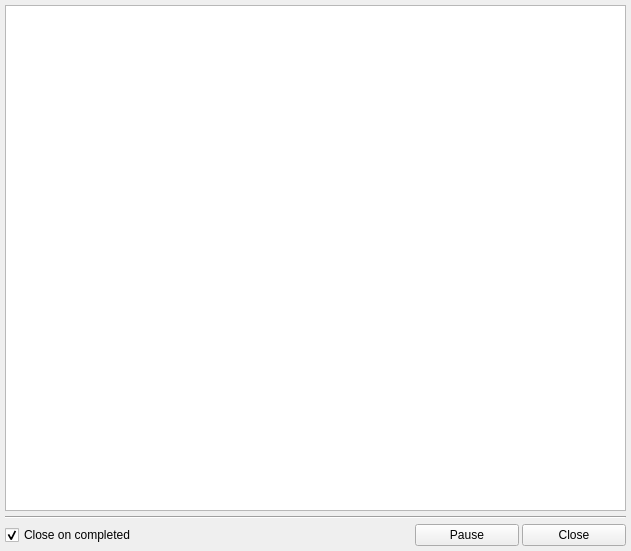
<?xml version="1.0" encoding="UTF-8"?>
<ui version="4.0">
 <class>StdWatcher</class>
 <widget class="QWidget" name="StdWatcher">
  <property name="geometry">
   <rect>
    <x>0</x>
    <y>0</y>
    <width>631</width>
    <height>551</height>
   </rect>
  </property>
  <property name="windowTitle">
   <string>StdWatcher</string>
  </property>
  <layout class="QVBoxLayout" name="verticalLayout">
   <property name="spacing">
    <number>5</number>
   </property>
   <property name="leftMargin">
    <number>5</number>
   </property>
   <property name="topMargin">
    <number>5</number>
   </property>
   <property name="rightMargin">
    <number>5</number>
   </property>
   <property name="bottomMargin">
    <number>5</number>
   </property>
   <item>
    <widget class="QPlainTextEdit" name="logView">
     <property name="font">
      <font>
       <family>Consolas</family>
      </font>
     </property>
     <property name="contextMenuPolicy">
      <enum>Qt::CustomContextMenu</enum>
     </property>
    </widget>
   </item>
   <item>
    <widget class="QFrame" name="frame">
     <property name="frameShape">
      <enum>QFrame::HLine</enum>
     </property>
     <property name="frameShadow">
      <enum>QFrame::Sunken</enum>
     </property>
    </widget>
   </item>
   <item>
    <widget class="QWidget" name="widgetButton" native="true">
     <layout class="QHBoxLayout" name="horizontalLayout_2">
      <property name="spacing">
       <number>3</number>
      </property>
      <property name="leftMargin">
       <number>0</number>
      </property>
      <property name="topMargin">
       <number>0</number>
      </property>
      <property name="rightMargin">
       <number>0</number>
      </property>
      <property name="bottomMargin">
       <number>0</number>
      </property>
      <item>
       <widget class="QCheckBox" name="checkBoxExitCompleted">
        <property name="text">
         <string>Close on completed</string>
        </property>
        <property name="checked">
         <bool>true</bool>
        </property>
       </widget>
      </item>
      <item>
       <spacer name="horizontalSpacer">
        <property name="orientation">
         <enum>Qt::Horizontal</enum>
        </property>
        <property name="sizeHint" stdset="0">
         <size>
          <width>40</width>
          <height>20</height>
         </size>
        </property>
       </spacer>
      </item>
      <item>
       <widget class="QPushButton" name="btnPause">
        <property name="minimumSize">
         <size>
          <width>104</width>
          <height>0</height>
         </size>
        </property>
        <property name="text">
         <string>Pause</string>
        </property>
        <property name="icon">
         <iconset resource="../res/resources.qrc">
          <normaloff>:/buttons/pause_green.png</normaloff>:/buttons/pause_green.png</iconset>
        </property>
        <property name="checkable">
         <bool>true</bool>
        </property>
       </widget>
      </item>
      <item>
       <widget class="QPushButton" name="btnClose">
        <property name="minimumSize">
         <size>
          <width>104</width>
          <height>0</height>
         </size>
        </property>
        <property name="text">
         <string>Close</string>
        </property>
        <property name="icon">
         <iconset resource="../res/resources.qrc">
          <normaloff>:/buttons/cross_grey.png</normaloff>:/buttons/cross_grey.png</iconset>
        </property>
       </widget>
      </item>
     </layout>
    </widget>
   </item>
  </layout>
 </widget>
 <resources>
  <include location="../res/resources.qrc"/>
 </resources>
 <connections/>
</ui>
